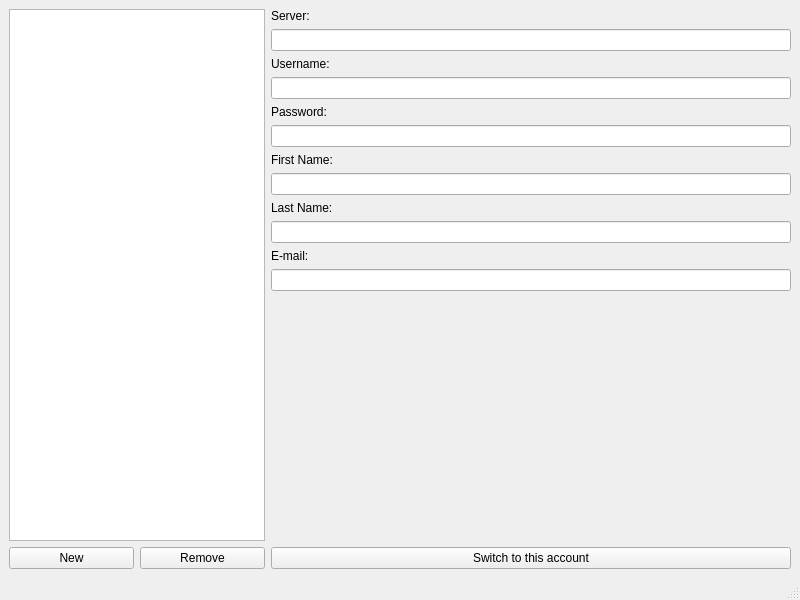
<?xml version="1.0" encoding="UTF-8"?>
<ui version="4.0">
 <class>AccountWindow</class>
 <widget class="QMainWindow" name="AccountWindow">
  <property name="geometry">
   <rect>
    <x>0</x>
    <y>0</y>
    <width>800</width>
    <height>600</height>
   </rect>
  </property>
  <property name="windowTitle">
   <string>MainWindow</string>
  </property>
  <widget class="QWidget" name="centralwidget">
   <layout class="QHBoxLayout" name="horizontalLayout">
    <item>
     <layout class="QGridLayout" name="gridLayout">
      <item row="1" column="0">
       <widget class="QPushButton" name="pushButton">
        <property name="text">
         <string>New</string>
        </property>
       </widget>
      </item>
      <item row="1" column="1">
       <widget class="QPushButton" name="pushButton_2">
        <property name="text">
         <string>Remove</string>
        </property>
       </widget>
      </item>
      <item row="0" column="0" colspan="2">
       <widget class="QTreeView" name="userList_treeView">
        <property name="editTriggers">
         <set>QAbstractItemView::EditTrigger::NoEditTriggers</set>
        </property>
        <property name="rootIsDecorated">
         <bool>false</bool>
        </property>
        <property name="headerHidden">
         <bool>true</bool>
        </property>
       </widget>
      </item>
     </layout>
    </item>
    <item>
     <layout class="QVBoxLayout" name="verticalLayout">
      <item>
       <widget class="QLabel" name="label">
        <property name="text">
         <string>Server:</string>
        </property>
        <property name="buddy">
         <cstring>server</cstring>
        </property>
       </widget>
      </item>
      <item>
       <widget class="QLineEdit" name="server"/>
      </item>
      <item>
       <widget class="QLabel" name="label_2">
        <property name="text">
         <string>Username:</string>
        </property>
        <property name="buddy">
         <cstring>username</cstring>
        </property>
       </widget>
      </item>
      <item>
       <widget class="QLineEdit" name="username"/>
      </item>
      <item>
       <widget class="QLabel" name="label_3">
        <property name="text">
         <string>Password:</string>
        </property>
        <property name="buddy">
         <cstring>password</cstring>
        </property>
       </widget>
      </item>
      <item>
       <widget class="QLineEdit" name="password">
        <property name="echoMode">
         <enum>QLineEdit::EchoMode::Password</enum>
        </property>
       </widget>
      </item>
      <item>
       <widget class="QLabel" name="label_6">
        <property name="text">
         <string>First Name:</string>
        </property>
        <property name="buddy">
         <cstring>firstName</cstring>
        </property>
       </widget>
      </item>
      <item>
       <widget class="QLineEdit" name="firstName"/>
      </item>
      <item>
       <widget class="QLabel" name="label_5">
        <property name="text">
         <string>Last Name:</string>
        </property>
        <property name="buddy">
         <cstring>lastName</cstring>
        </property>
       </widget>
      </item>
      <item>
       <widget class="QLineEdit" name="lastName"/>
      </item>
      <item>
       <widget class="QLabel" name="label_4">
        <property name="text">
         <string>E-mail:</string>
        </property>
        <property name="buddy">
         <cstring>email</cstring>
        </property>
       </widget>
      </item>
      <item>
       <widget class="QLineEdit" name="email"/>
      </item>
      <item>
       <spacer name="verticalSpacer">
        <property name="orientation">
         <enum>Qt::Orientation::Vertical</enum>
        </property>
        <property name="sizeHint" stdset="0">
         <size>
          <width>20</width>
          <height>40</height>
         </size>
        </property>
       </spacer>
      </item>
      <item>
       <widget class="QPushButton" name="activate">
        <property name="text">
         <string>Switch to this account</string>
        </property>
       </widget>
      </item>
     </layout>
    </item>
   </layout>
  </widget>
  <widget class="QMenuBar" name="menubar">
   <property name="geometry">
    <rect>
     <x>0</x>
     <y>0</y>
     <width>800</width>
     <height>26</height>
    </rect>
   </property>
  </widget>
  <widget class="QStatusBar" name="statusbar"/>
 </widget>
 <resources/>
 <connections/>
</ui>
